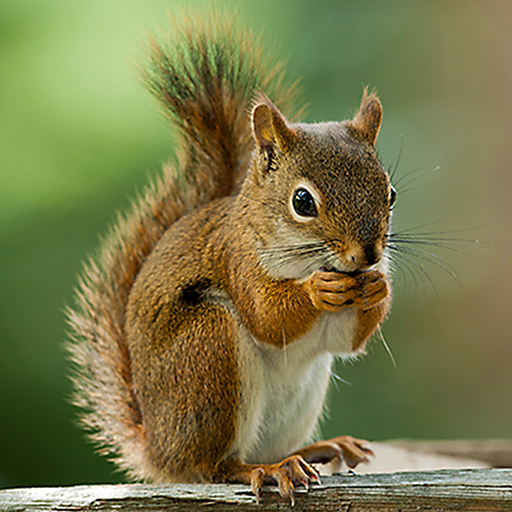
#> input picture image.png, 512 x 512 px
$ python 4.py
#> lines starting #> are read from the running program, lines starting #| are printed output that depends on the picture
import cv2
import numpy as np
import matplotlib.pyplot as plt

img =cv2.imread('image.png',0)
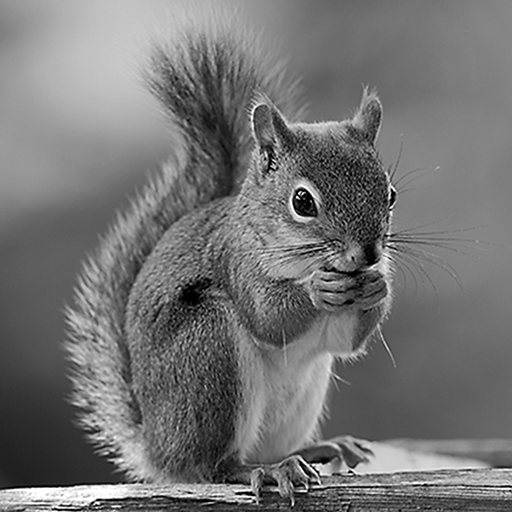
#> img: shape (512, 512); min 0, max 255, mean 115.9

# Step 1: Calculate Histogram
hist=[0]*256
for i in img:
    for j in i:
        hist[j]+=1
#> after the loop, hist = 256 values, max 4927 at index 130, min 30 at index 243, mean 1024

# Step 2: Calculate CDF
cdf=[0]*256
cdf[0]=hist[0]
for i in range(1,256):
    cdf[i]=cdf[i-1]+hist[i]
#> after the loop, cdf = 256 values from 700 to 262144

# Total number of pixels
total_pixel=img.shape[0]*img.shape[1]
#> total_pixel = 262144
# Step 3: Create Mapping
mapping=[0]*256
for i in range(256):
    mapping[i]=round((cdf[i]/total_pixel) * 255)
#> after the loop, mapping = 256 values from 1 to 255

# Step 4: Equalize Image
equlized=np.zeros_like(img)

for i in range(img.shape[0]):
    for j in range(img.shape[1]):
        equlized[i,j]=mapping[img[i,j]]
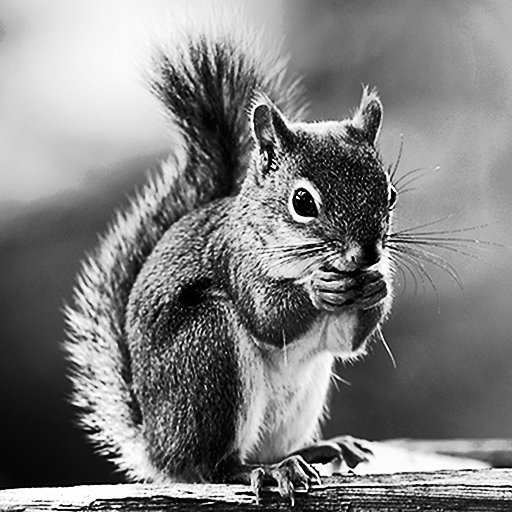
#> equlized: shape (512, 512); min 1, max 255, mean 128.4

# Step 5: Equalized Histogram
hist_equal=[0]*256

for i in equlized:
    for j in i:
        hist_equal[j] +=1
#> after the loop, hist_equal = 256 values, max 4927 at index 168, min 0 at index 0, mean 1024

# Display
#plt.figure(figsize=(12, 8))

plt.subplot(2, 2, 1)
plt.imshow(img, cmap='gray')
plt.title("Original Image")
plt.axis('off')

plt.subplot(2, 2, 2)
plt.imshow(equlized, cmap='gray')
plt.title("Equalized Image")
plt.axis('off')

plt.subplot(2, 2, 3)
plt.bar(range(256), hist)
plt.title("Original Histogram")
plt.xlabel("Intensity")
plt.ylabel("Frequency")

plt.subplot(2, 2, 4)
plt.bar(range(256), hist_equal)
plt.title("Equalized Histogram")
plt.xlabel("Intensity")
plt.ylabel("Frequency")

#plt.tight_layout()
plt.show()
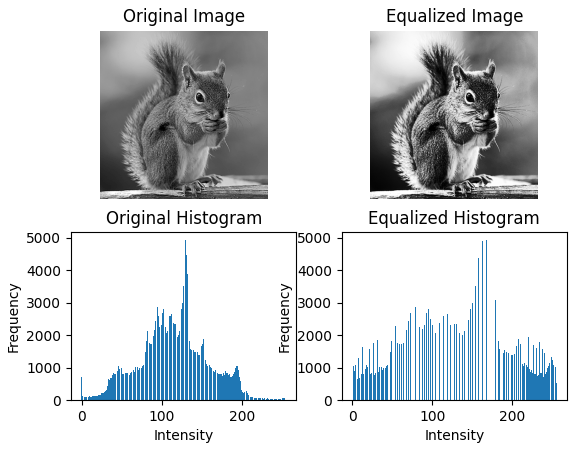
#> figure drawn by matplotlib, 4 panels; panel 3: tallest bar 4927 high, from x = 129.6 to 130.4; panel 4: tallest bar 4927 high, from x = 167.6 to 168.4

$ run again, with img1.jpg saved as image.png
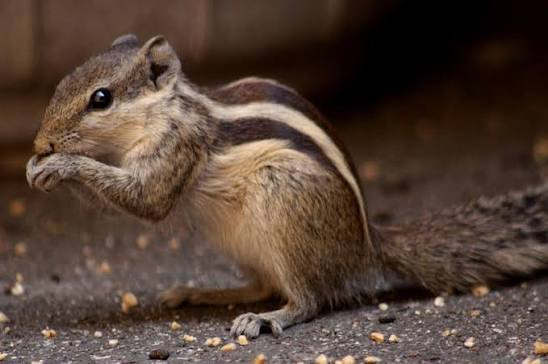
#> input picture img1.jpg, 548 x 364 px
#> after the loop `for i in img:`: hist = 256 values, max 6575 at index 0, min 0 at index 238, mean 779.2
#> after the loop `for i in range(1,256):`: cdf = 256 values from 6575 to 199472
#> after the loop `for i in range(256):`: mapping = 256 values from 8 to 255
#> after the loop `for i in range(img.shape[0]):`:
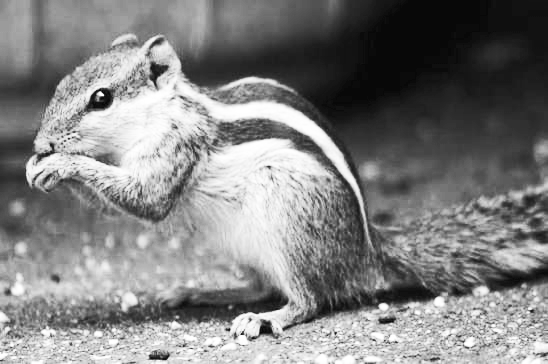
#> equlized: shape (364, 548); min 8, max 255, mean 128.5
#> after the loop `for i in equlized:`: hist_equal = 256 values, max 6575 at index 8, min 0 at index 0, mean 779.2
#> `plt.show()`:
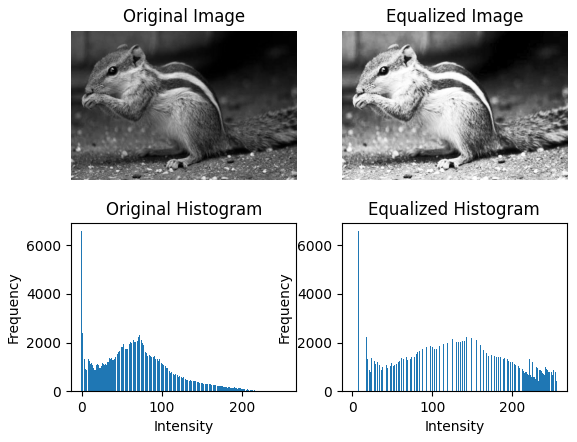
#> figure drawn by matplotlib, 4 panels; panel 3: tallest bar 6575 high, from x = -0.4 to 0.4; panel 4: tallest bar 6575 high, from x = 7.6 to 8.4
